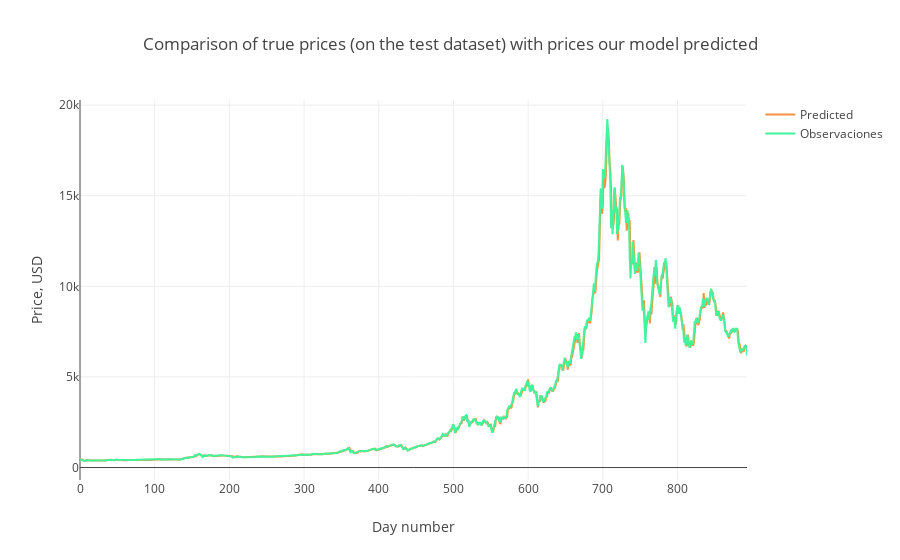

Notebook code for this chart:
### Code cell
# Visualización de 
trace1 = go.Scatter(
    x = np.arange(0, len(predicted), 1),
    y = predicted,
    mode = 'lines',
    name = 'Predicted',
    line = dict(color=('rgb(244, 146, 65)'), width=2)
)
trace2 = go.Scatter(
    x = np.arange(0, len(predicted), 1),
    y = observated,
    mode = 'lines',
    name = 'Observaciones',
    line = dict(color=('rgb(66, 244, 155)'), width=2)
)

data = [trace1, trace2]
layout = dict(title = 'Comparison of true prices (on the test dataset) with prices our model predicted',
             xaxis = dict(title = 'Day number'), yaxis = dict(title = 'Price, USD'))
fig = dict(data=data, layout=layout)
py.iplot(fig, filename='results_demonstrating0')

### Figure 1 — Plotly figure (JSON) as saved in the notebook; plotly's stock layout.template omitted (floating-point values rounded to 4 significant figures; data arrays with more than 128 entries replaced by an {"elided": "..."} marker saying what was removed)
{"data": [{"line": {"color": "rgb(244, 146, 65)", "width": 2}, "mode": "lines", "name": "Predicted", "type": "scatter", "x": {"elided": "894 int values"}, "y": {"elided": "894 float values"}}, {"line": {"color": "rgb(66, 244, 155)", "width": 2}, "mode": "lines", "name": "Observaciones", "type": "scatter", "x": {"elided": "894 int values"}, "y": {"elided": "894 float values"}}], "layout": {"title": "Comparison of true prices (on the test dataset) with prices our model predicted", "xaxis": {"title": "Day number"}, "yaxis": {"title": "Price, USD"}}}
